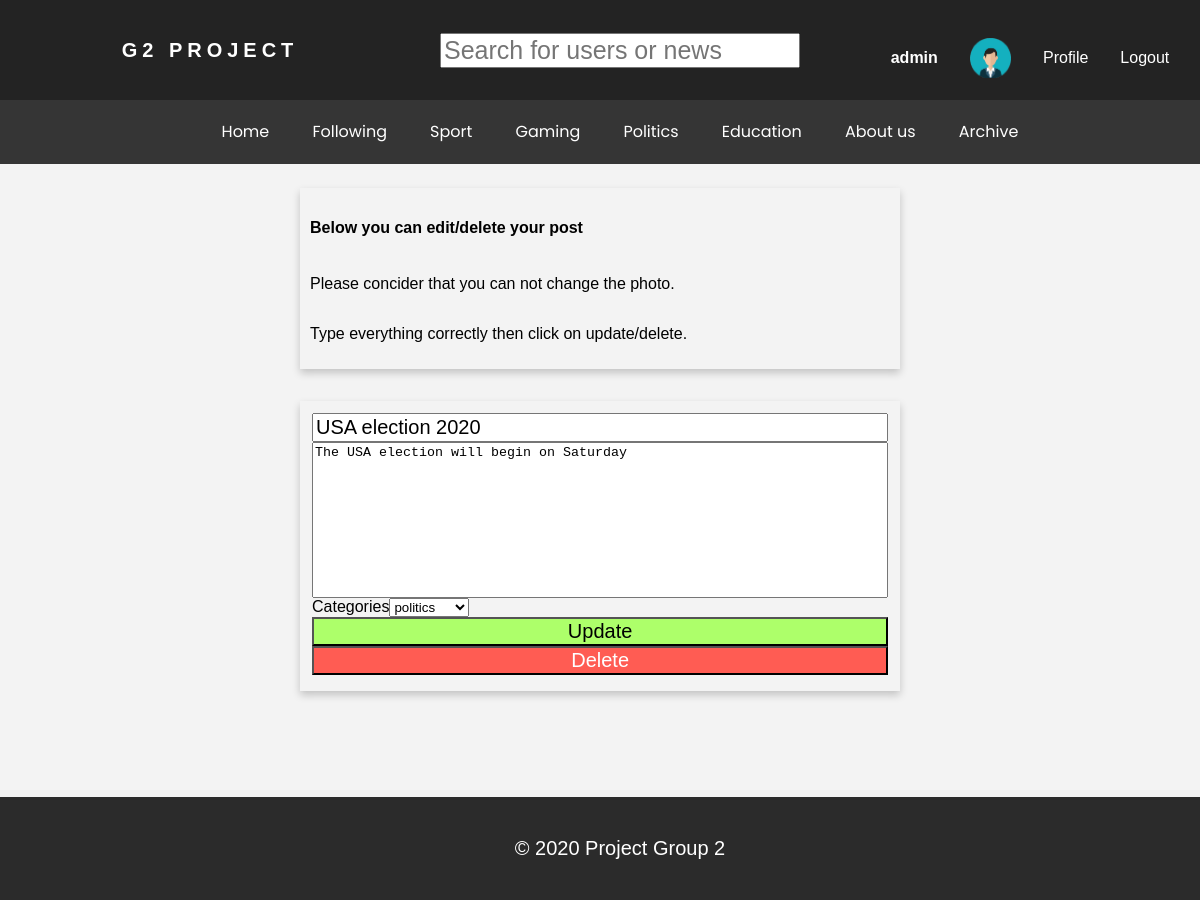
Screenshot of /edit_post.php?id=63 (signed in) with the database file from the repository.
### tables this page shows
CREATE TABLE Users (id INTEGER PRIMARY KEY AUTOINCREMENT, username varchar (30) UNIQUE NOT NULL, password varchar (30) NOT NULL, admin bool DEFAULT (0), email varchar (30) UNIQUE NOT NULL, picture varchar (30));

CREATE TABLE News (newsId INTEGER PRIMARY KEY AUTOINCREMENT NOT NULL, title VARCHAR, image VARCHAR, content VARCHAR, category VARCHAR REFERENCES Categorys (category), userId INTEGER REFERENCES Users (id), postDate DATE NOT NULL, rating INTEGER DEFAULT (0));

CREATE TABLE Categorys (category VARCHAR PRIMARY KEY NOT NULL);

### inc/connection.php (called while the page is built, shortened)
<?php
	$db1 = new SQLite3('db/databas.db');
	$db1->busyTimeout(5000);
    $db1->exec('PRAGMA journal_mode = wal;');
	$username="";
	if(isset($_SESSION['username']))
	{
		$username=$_SESSION['username'];
	}
	$loggedInId=$db1->querySingle("select id from Users where username='$username'");
?>

### edit_post.php (the view, shortened to what this page needs)
<?php
	include("inc/header.php");
	$id="";
       if(isset($_GET['id']))
       {
           $id=$_GET['id'];
	}
?>
	<div id="content">
	<?php
		$query="select * from News where newsId='$id'";
		$stmt=$db->prepare($query);
		$stmt->execute();
		while($row=$stmt->fetch())
		{?>
			<div class="editInformation">
				<h4>Below you can edit/delete your post</h4>
				<p>Please concider that you can not change the photo.</p>
				<p>Type everything correctly then click on update/delete.</p>
			</div>
			<div class="writePost">
					<form id="form" method="POST" enctype="multipart/form-data">
					<input type="text" name="title" placeholder="write a title..." id="title" value="<?= $row['title'] ?>">
					   <textarea name="comment" rows="10" cols="20" id="comment"><?= $row['content'] ?></textarea>
					<div class="category_label">
					<?php
							$sql="select * from Categorys";
							$stmt=$db->prepare($sql);
							$stmt->execute();
							echo "<label id='category'>Categories</label><select id='select' name='item'>";
							while($result=$stmt->fetch())
							{?>
								<option value="<?= $result['category']?>" <?php
									if($result['category']==$row['category'])
									{
										echo 'selected';
										}
									?>
								><?= $result['category']?></option>
							<?php } ?>
							</select>
					</div>
					<input type="submit" style="background:#adff6a" name="Update" value="Update" id="submit">
					<input type="submit" style="background:#ff5c53; color:white;" name="Delete" value="Delete" id="submit">
				</form>
			</div>
		<?php } ?>
   </div>
<?php
	include("inc/footer.php");
?>

### inc/header.php (shortened to what this page needs)
<?php
	include("connection.php");
?>
<!doctype html5>
<html lang="en">
	<head>
		<link rel="stylesheet" href="https://cdnjs.cloudflare.com/ajax/libs/font-awesome/4.7.0/css/font-awesome.min.css">
		<link rel="stylesheet" href="style/header.css">
		<link rel="stylesheet" href="style/style.css">
		<link rel="stylesheet" href="style/news.css">
		<link rel="stylesheet" href="style/home.css">
		<link rel="stylesheet" href="style/profile.css">
	</head>
	<body onload="onLoadPage()">
		<div id="header">
			<div id="logo">
				<h4><a href="home.php">G2 Project</a></h4>
			</div>
			<div id="search">
				<input class="searchbox" type="text" onClick="searchSuggestion()" placeholder="Search for users or news" name="search2" id="search2">
			</div>
			<div id="userInfo">
				<div class="userDesktop">
					<?php
						if(isset($_SESSION['username']))
						{
							$activeUser=$_SESSION['username'];
							$query = "select * from users where username='$activeUser'";
							$stmt = $db->prepare($query);
							$stmt->execute();
							while($result=$stmt->fetch())
							{
								echo"
								<div class='userLoggedin'>
									<div>
										<h4>{$result['username']}</h4>
									</div>
									<div class='profilepic'>
										<img src='{$result['picture']}' alt='profilepic'/>
									</div>
									<div>
										<a href='profile.php?userId=$loggedInId'>Profile</a>
									</div>
									<div>
										<a href='.\logout.php'>Logout</a>
									</div>
								</div>
								";
							}
						}
					?>
				</div>
			</div>
		</div>
		<nav class="navLinksVerticalMobile">
			<ul class="nav-links">
				<li><a href="home.php">Home</a></li>
				<li><a href="following.php">Following</a></li>
				<li><a href="sport.php">Sport</a></li>
				<li><a href="gaming.php">Gaming</a></li>
				<li><a href="politic.php">Politics</a></li>
				<li><a href="education.php">Education</a></li>
				<li><a href="aboutus.php">About us</a></li>
				<li><a href="archive.php">Archive</a></li>
			</ul>
		</nav>

### style/header.css (style rules this page uses)
html { background:#f3f3f3; font-family:arial; overflow-x:hidden; }
body { position:relative; min-height: 100vh; margin:0; padding:0; padding-bottom:100px; }
#header { display:grid; min-height:100px; grid-auto-flow: column; grid-template-columns: 35% 30% 35%; color:white; background-color:232323; grid-gap:20px; }
#logo { display:grid; justify-content: center; align-content: center; color:white; text-transform:uppercase; letter-spacing: 5px; font-size:20px; }
#userInfo { display:grid; justify-content:center; align-content: center; grid-auto-flow: column; }
.userDesktop { margin-top:1rem; display:grid; grid-template-columns: 100%; align-content: center; }
.userLoggedin { display:grid; grid-template-columns: auto auto auto auto; align-items: center; grid-gap:2rem; justify-content: start; }
.profilepic { height:40px; }
.profilepic >img { max-width:100%; max-height:100%; display:block; }
#search { display:grid; position:relative; align-content: center; grid-auto-flow: column; }
.searchbox { width:100%; font-size:25px; }
nav { display:flex; height:1rem; justify-content:space-around; align-items:center; min-height:8vh; background-color:#353535; font-family:'Poppins', sans-serif; }
.nav-links { display:flex; justify-content:space-around; align-items:center; width:50%; }
.nav-links li { list-style: none; }
.nav-links li a { display:grid; align-items: center; text-decoration:none; color:white; padding-left:10px; padding-right:10px; line-height:8vh; min-height:8vh; display:block; }
a { text-decoration:none; color:white; }
.navLinksVerticalMobile { position:relative; }
@media screen and (max-width:1500px) { body { overflow-x:hidden; } }
@media screen and (max-width:1500px) { .nav-links { width:70%; } }

### style/news.css (style rules this page uses)
#content { margin:0 auto; width:50%; display:grid; grid-template-columns:100%; justify-content:center; grid-gap:2rem; grid-auto-rows:minmax(100px,auto); margin-top:2%; margin-bottom: 2%; }
#content >div { transition: 0.3s; }

### style/home.css (style rules this page uses)
#content { margin:0 auto; height:auto; margin-top:2%; margin-bottom: 2%; }
.editInformation { display:grid; grid-auto-columns: 100%; padding:10px; box-shadow: 0 4px 8px 0 rgba(0,0,0,0.2); }
.writePost, .instruction { display:grid; grid-template-rows: 25% 25% 25% 25%; box-shadow: 0 4px 8px 0 rgba(0,0,0,0.2); padding-top:2%; padding-left:2%; }
.writePost input[type=text], .writePost input[type=submit] { width:98%; font-size:20px; }
#comment { width:98%; resize:none; }
.category_label { display:grid; grid-template-columns: auto auto auto; grid-auto-flow:column; justify-content: start; align-items: center; }

### rows the page displays
users: username "admin", picture (picture)
news: title "USA election 2020", comment "The USA election will begin on Saturday", item "politics"
